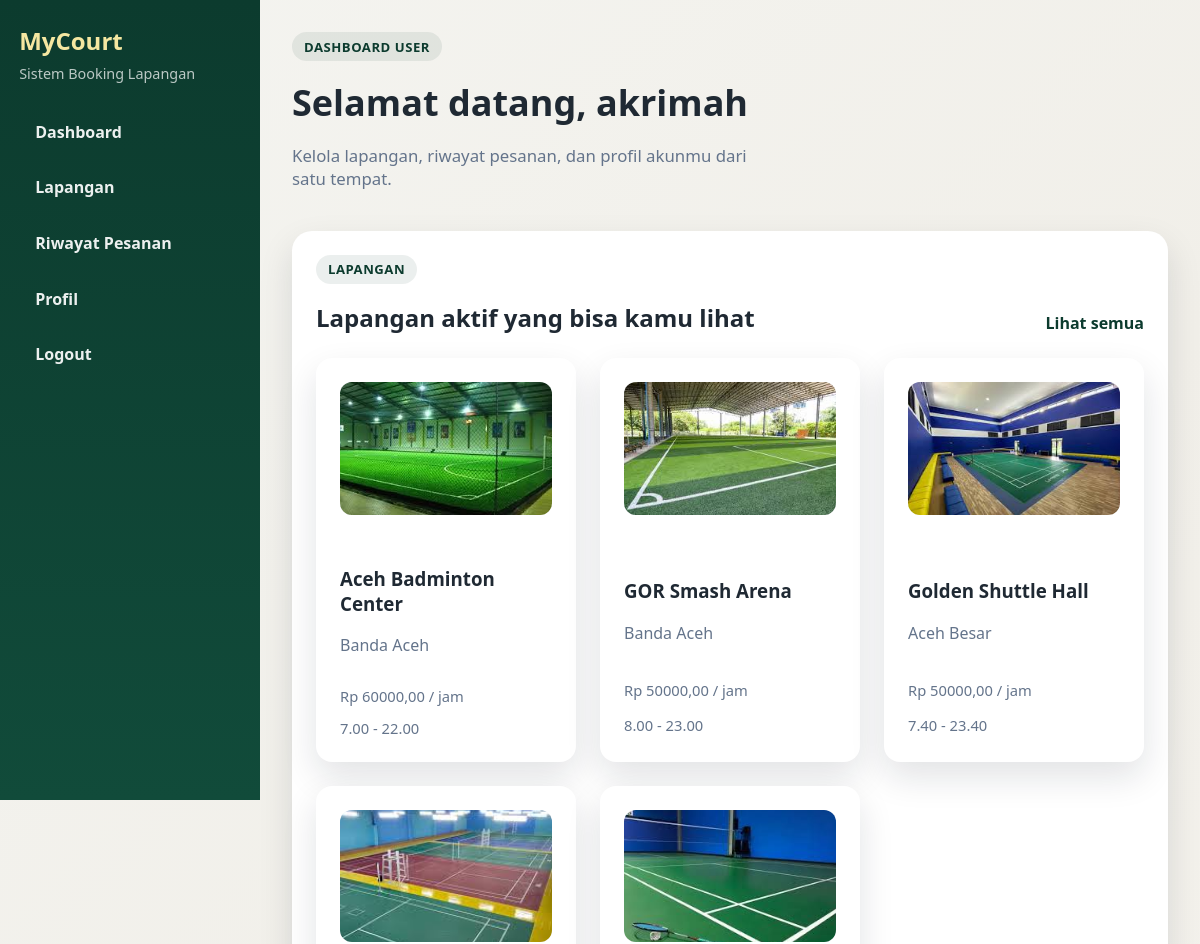
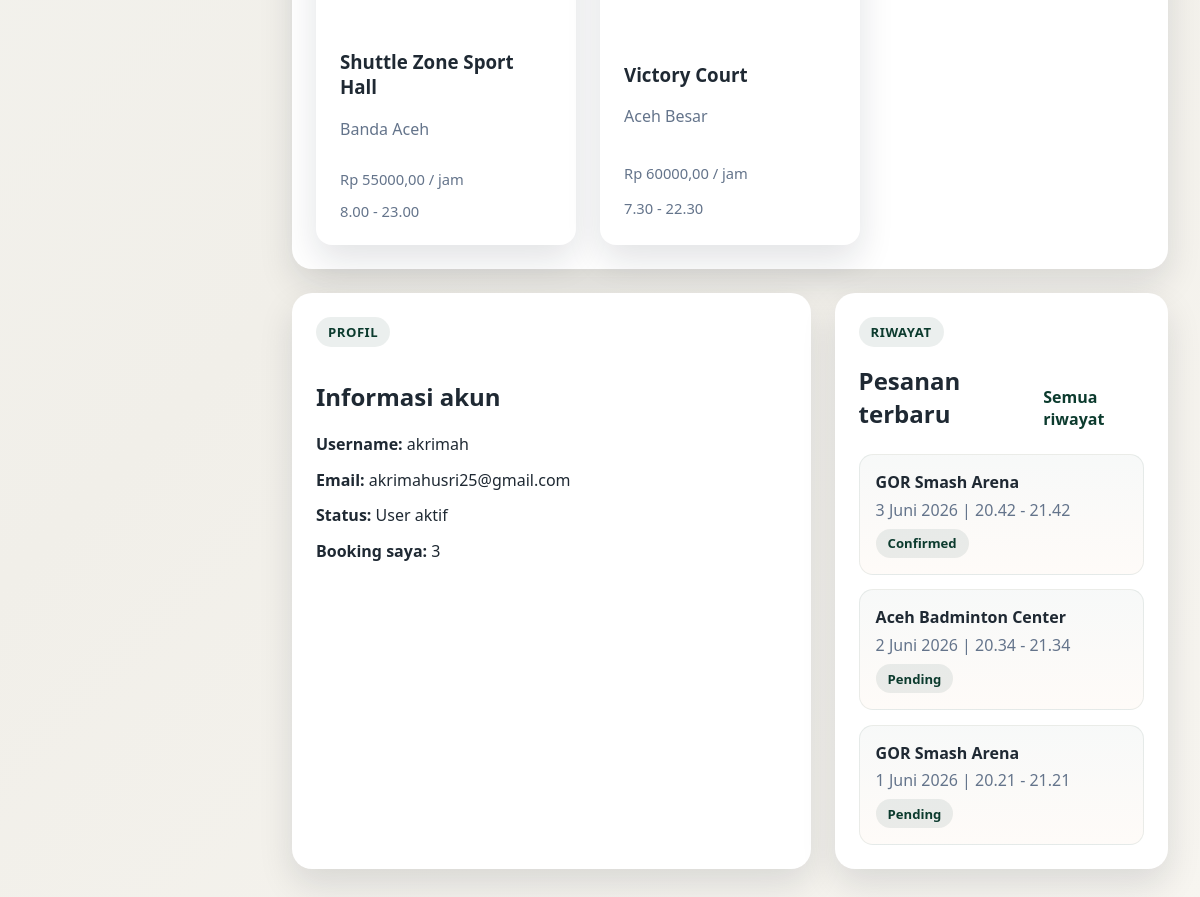
Page /dashboard/user/ (signed in) on the committed database (2 pictures, top to bottom).
### booking/models.py (models this page shows, shortened)
class Court(models.Model):
    name = models.CharField(max_length=120)
    location = models.CharField(max_length=255)
    price_per_hour = models.DecimalField(max_digits=10, decimal_places=2)
    image = models.ImageField(upload_to="court_images/", blank=True, null=True)
    description = models.TextField(blank=True)
    is_active = models.BooleanField(default=True)
    open_time = models.TimeField(default=datetime.time(6, 0))
    close_time = models.TimeField(default=datetime.time(23, 0))
    created_at = models.DateTimeField(auto_now_add=True)

class Booking(models.Model):
    STATUS_PENDING = "pending"
    STATUS_CONFIRMED = "confirmed"
    STATUS_CANCELLED = "cancelled"
    STATUS_CHOICES = [
        (STATUS_PENDING, "Pending"),
        (STATUS_CONFIRMED, "Confirmed"),
        (STATUS_CANCELLED, "Cancelled"),
    ]
    user = models.ForeignKey(User, on_delete=models.CASCADE, related_name="bookings", null=True, blank=True)
    court = models.ForeignKey(Court, on_delete=models.CASCADE, related_name="bookings")
    full_name = models.CharField(max_length=120)
    email = models.EmailField()
    phone = models.CharField(max_length=30)
    date = models.DateField()
    start_time = models.TimeField()
    end_time = models.TimeField()
    notes = models.TextField(blank=True)
    status = models.CharField(max_length=20, choices=STATUS_CHOICES, default=STATUS_PENDING)
    created_at = models.DateTimeField(auto_now_add=True)

### booking/views.py (the view)
# urls.py: path("dashboard/user/", views.user_dashboard, name="user_dashboard"),
@login_required
def user_dashboard(request):
    if is_admin_user(request.user):
        return redirect_admin_user(request)
    courts = Court.objects.filter(is_active=True).order_by("name")[:6]
    bookings = Booking.objects.filter(user=request.user).select_related("court").order_by("-created_at")[:5]
    context = {
        "courts": courts,
        "bookings": bookings,
        "booking_count": Booking.objects.filter(user=request.user).count(),
    }
    return render(request, "booking/dashboard_user.html", context)

### booking/views.py (called while the page is built)
def is_admin_user(user):
    return user.is_staff or user.is_superuser

### booking/templates/booking/dashboard_user.html (shortened to what this page needs)
{% extends 'booking/dashboard_shell.html' %}
{% block dashboard_eyebrow %}Dashboard User{% endblock %}
{% block dashboard_heading %}Selamat datang, {{ user.username }}{% endblock %}
{% block dashboard_lead %}Kelola lapangan, riwayat pesanan, dan profil akunmu dari satu tempat.{% endblock %}
{% block content %}
<section class="dashboard-page user-dashboard-page">
        <div class="dashboard-grid">
            <div class="dashboard-card dashboard-wide">
                <div class="section-heading">
                    <div>
                        <p class="eyebrow">Lapangan</p>
                        <h2>Lapangan aktif yang bisa kamu lihat</h2>
                    </div>
                    <a class="text-link" href="{% url 'booking:courts' %}">Lihat semua</a>
                </div>
                {% if courts %}
                    <div class="card-grid dashboard-courts">
                        {% for court in courts %}
                            <article class="card court-card">
                                {% if court.image %}
                                    <img class="court-image" src="{{ court.image.url }}" alt="{{ court.name }}">
                                {% else %}
                                    <div class="court-image court-image-placeholder">Belum ada gambar</div>
                                {% endif %}
                                <div class="court-card-body">
                                    <div>
                                        <h3>{{ court.name }}</h3>
                                        <p class="muted">{{ court.location }}</p>
                                    </div>
                                    <div class="court-meta-row">
                                        <span>Rp {{ court.price_per_hour }} / jam</span>
                                        <span>{{ court.open_time }} - {{ court.close_time }}</span>
                                    </div>
                                </div>
                            </article>
                        {% endfor %}
                    </div>
                {% else %}
                    <p>Belum ada lapangan aktif yang tersedia.</p>
                {% endif %}
            </div>
            <div class="dashboard-card" id="profil">
                <p class="eyebrow">Profil</p>
                <h2>Informasi akun</h2>
                <ul class="profile-list">
                    <li><strong>Username:</strong> {{ user.username }}</li>
                    <li><strong>Email:</strong> {{ user.email|default:"-" }}</li>
                    <li><strong>Status:</strong> User aktif</li>
                    <li><strong>Booking saya:</strong> {{ booking_count }}</li>
                </ul>
            </div>
            <div class="dashboard-card">
                <div class="section-heading">
                    <div>
                        <p class="eyebrow">Riwayat</p>
                        <h2>Pesanan terbaru</h2>
                    </div>
                    <a class="text-link" href="{% url 'booking:my_bookings' %}">Semua riwayat</a>
                </div>
                {% if bookings %}
                    <div class="dashboard-list">
                        {% for booking in bookings %}
                            <div class="dashboard-item">
                                <strong>{{ booking.court.name }}</strong>
                                <p class="muted">{{ booking.date }} | {{ booking.start_time }} - {{ booking.end_time }}</p>
                                <span class="dashboard-pill">{{ booking.get_status_display }}</span>
                            </div>
                        {% endfor %}
                    </div>
                {% else %}
                    <p>Belum ada booking yang dibuat.</p>
                {% endif %}
            </div>
        </div>
</section>
{% endblock %}

### booking/static/booking/styles.css (style rules this page uses)
:root { --bg: #f4f4f0; --primary: #0c3b2e; --accent: #e67e22; --text: #1f2933; --muted: #64748b; --card: #ffffff; --shadow: rgba(15, 23, 42, 0.12); --auth-bg: #0a0a3d; }
* { box-sizing: border-box; }
html { scroll-behavior: smooth; }
body { margin: 0; font-family: "Trebuchet MS", "Segoe UI", sans-serif; color: var(--text); background: linear-gradient(135deg, #f4f4f0 0%, #f1efe9 50%, #f7f5f0 100%); }
body.dashboard-body { background: linear-gradient(135deg, #f4f4f0 0%, #f1efe9 50%, #f7f5f0 100%); }
a { color: inherit; }
.eyebrow { display: inline-block; margin: 0 0 0.85rem; padding: 0.35rem 0.75rem; border-radius: 999px; background: rgba(12, 59, 46, 0.08); color: var(--primary); font-size: 0.82rem; font-weight: 700; letter-spacing: 0.04em; text-transform: uppercase; }
.section-heading { display: flex; align-items: end; justify-content: space-between; gap: 1rem; margin-bottom: 1.5rem; }
.section-heading h2, .cta-band h2 { margin: 0.25rem 0 0; }
.text-link { color: var(--primary); text-decoration: none; font-weight: 700; }
.card-grid { display: grid; grid-template-columns: repeat(auto-fit, minmax(260px, 1fr)); gap: 1.5rem; }
.card { background: var(--card); padding: 1.5rem; border-radius: 16px; box-shadow: 0 15px 35px var(--shadow); }
.court-card { display: grid; gap: 1rem; }
.court-card-body { display: grid; gap: 0.85rem; }
.court-meta-row { display: flex; justify-content: space-between; gap: 0.75rem; color: var(--muted); font-size: 0.92rem; flex-wrap: wrap; }
.court-image { width: 100%; aspect-ratio: 16 / 10; object-fit: cover; border-radius: 12px; margin-bottom: 1rem; display: block; background: #eef2f7; }
.dashboard-page { padding: 0; }
.dashboard-grid { display: grid; grid-template-columns: minmax(0, 1.4fr) minmax(280px, 0.9fr); gap: 1.5rem; }
.dashboard-card { background: var(--card); padding: 1.5rem; border-radius: 20px; box-shadow: 0 15px 35px var(--shadow); }
.dashboard-wide { grid-column: 1 / -1; }
.dashboard-list { display: grid; gap: 0.9rem; }
.dashboard-item { padding: 1rem; border: 1px solid rgba(12, 59, 46, 0.08); border-radius: 14px; background: linear-gradient(180deg, rgba(12, 59, 46, 0.03), rgba(230, 126, 34, 0.03)); }
.dashboard-item p { margin: 0.35rem 0 0.5rem; }
.profile-list { list-style: none; padding: 0; margin: 0; display: grid; gap: 0.85rem; }
.dashboard-pill { display: inline-flex; align-items: center; padding: 0.35rem 0.75rem; border-radius: 999px; background: rgba(12, 59, 46, 0.08); color: var(--primary); font-size: 0.82rem; font-weight: 700; }
.dashboard-courts { margin-top: 1rem; }
.muted { color: var(--muted); }

### rows in the picture
Court: image (picture), name "Aceh Badminton Center", location "Banda Aceh", price_per_hour "60000,00", open_time "7.00", close_time "22.00"
Court: image (picture), name "GOR Smash Arena", location "Banda Aceh", price_per_hour "50000,00", open_time "8.00", close_time "23.00"
Court: image (picture), name "Golden Shuttle Hall", location "Aceh Besar", price_per_hour "50000,00", open_time "7.40", close_time "23.40"
Court: image (picture), name "Shuttle Zone Sport Hall", location "Banda Aceh", price_per_hour "55000,00", open_time "8.00", close_time "23.00"
Court: image (picture), name "Victory Court", location "Aceh Besar", price_per_hour "60000,00", open_time "7.30", close_time "22.30"
Booking: court.name "GOR Smash Arena", date "3 Juni 2026", start_time "20.42", end_time "21.42", status "Confirmed"
Booking: court.name "Aceh Badminton Center", date "2 Juni 2026", start_time "20.34", end_time "21.34", status "Pending"
Booking: court.name "GOR Smash Arena", date "1 Juni 2026", start_time "20.21", end_time "21.21", status "Pending"

### other values in the picture
{{ user.username }} "akrimah"
{{ user.email|default:"-" }} "akrimahusri25@gmail.com"
{{ booking_count }} "3"
